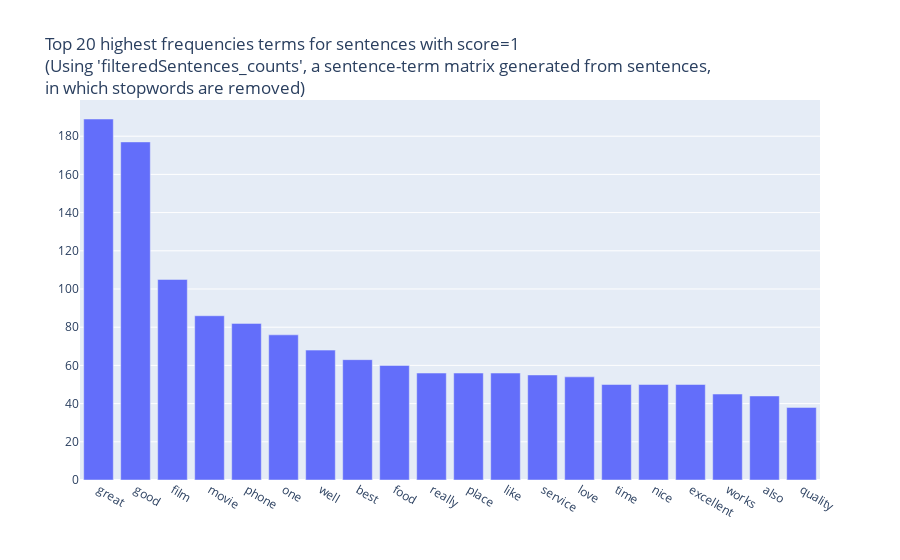
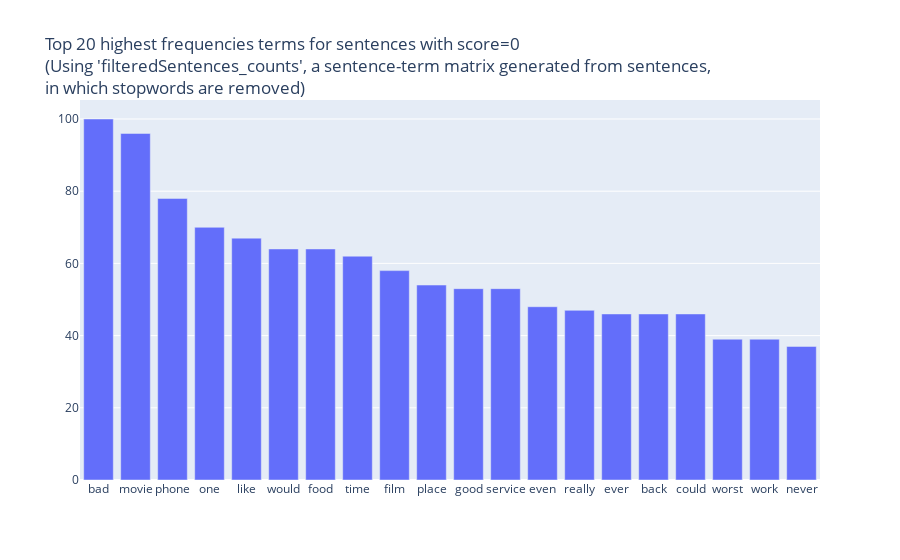

The notebook cell saved with these charts, in order:
### Code cell
import numpy as np
import plotly.graph_objects as go

### Score = 1
scoreOne_counts = np.asarray(filteredSentences_counts[sentences['score']==1].sum(axis=0))[0]
# print(scoreOne_counts)

top20_scoreOne_terms = []
top20_scoreOne_counts = []

for i in scoreOne_counts.argsort()[-20:][::-1]:
#     print(filterSentences_count_vect.get_feature_names()[i] , scoreOne_counts[i])
    top20_scoreOne_terms.append(filterSentences_count_vect.get_feature_names()[i])
    top20_scoreOne_counts.append(scoreOne_counts[i])

fig = go.Figure([go.Bar(x=top20_scoreOne_terms, y=top20_scoreOne_counts)])
fig.update_layout(xaxis={'categoryorder':'total descending'}, title="Top 20 highest frequencies terms for sentences with score=1<br>(Using 'filteredSentences_counts', a sentence-term matrix generated from sentences,<br>in which stopwords are removed)")
fig.show()

### Score = 0
# print(np.asarray(sentences_counts[sentences['score']==0].sum(axis=0))[0])

scoreZero_counts = np.asarray(filteredSentences_counts[sentences['score']==0].sum(axis=0))[0]
# print(scoreZero_counts)

top20_scoreZero_terms = []
top20_scoreZero_counts = []

for i in scoreZero_counts.argsort()[-20:][::-1]:
#     print(filterSentences_count_vect.get_feature_names()[i] , scoreZero_counts[i])
    top20_scoreZero_terms.append(filterSentences_count_vect.get_feature_names()[i])
    top20_scoreZero_counts.append(scoreZero_counts[i])

fig = go.Figure([go.Bar(x=top20_scoreZero_terms, y=top20_scoreZero_counts)])
fig.update_layout(xaxis={'categoryorder':'total descending'}, title="Top 20 highest frequencies terms for sentences with score=0<br>(Using 'filteredSentences_counts', a sentence-term matrix generated from sentences,<br>in which stopwords are removed)")
fig.show()

# print(np.asarray(sentences_counts.sum(axis=0))[0])

### Figure 1 — Plotly figure (JSON) as saved in the notebook; plotly's stock layout.template omitted (floating-point values rounded to 4 significant figures)
{"data": [{"type": "bar", "x": ["great", "good", "film", "movie", "phone", "one", "well", "best", "food", "really", "place", "like", "service", "love", "time", "nice", "excellent", "works", "also", "quality"], "y": [189, 177, 105, 86, 82, 76, 68, 63, 60, 56, 56, 56, 55, 54, 50, 50, 50, 45, 44, 38]}], "layout": {"title": {"text": "Top 20 highest frequencies terms for sentences with score=1<br>(Using 'filteredSentences_counts', a sentence-term matrix generated from sentences,<br>in which stopwords are removed)"}, "xaxis": {"categoryorder": "total descending"}}}

### Figure 2 — Plotly figure (JSON) as saved in the notebook; plotly's stock layout.template omitted (floating-point values rounded to 4 significant figures)
{"data": [{"type": "bar", "x": ["bad", "movie", "phone", "one", "like", "would", "food", "time", "film", "place", "good", "service", "even", "really", "ever", "back", "could", "worst", "work", "never"], "y": [100, 96, 78, 70, 67, 64, 64, 62, 58, 54, 53, 53, 48, 47, 46, 46, 46, 39, 39, 37]}], "layout": {"title": {"text": "Top 20 highest frequencies terms for sentences with score=0<br>(Using 'filteredSentences_counts', a sentence-term matrix generated from sentences,<br>in which stopwords are removed)"}, "xaxis": {"categoryorder": "total descending"}}}
